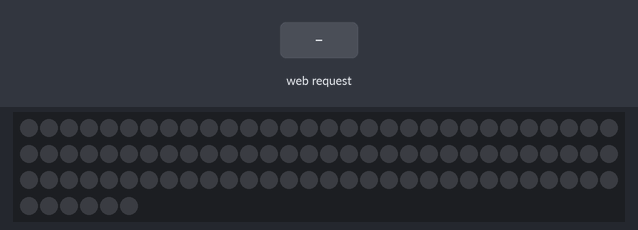
This sketch was run on a simulated ESP32. On the bench: 96 RGB LEDs in strip order, left to right, continuing on the next row. The test bench sets the inputs (shaded band). Dim RGB values are drawn brighter than linear; WiFi joins after 1.5 s; servers stay silent unless stated; what the sketch prints to the serial monitor is not drawn.

Above: at 2.7 s.
2.8 s: HTTP request GET /update?r=120 received
At 3.1 s:
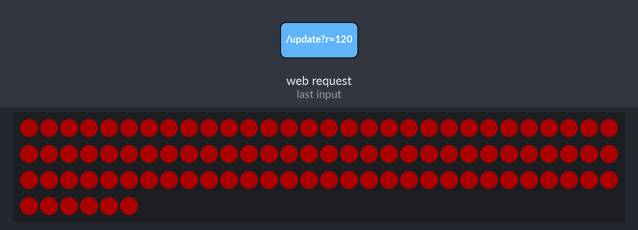
4.3 s: HTTP request GET /update?t=1 received
At 5.4 s:
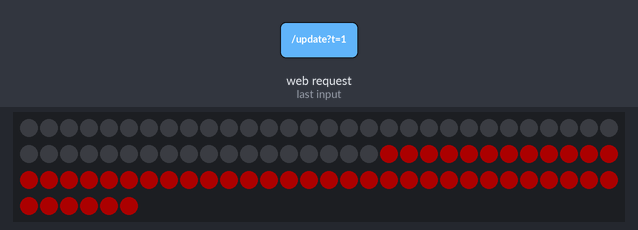
5.8 s: HTTP request GET /update?g=120 received
At 6.6 s:
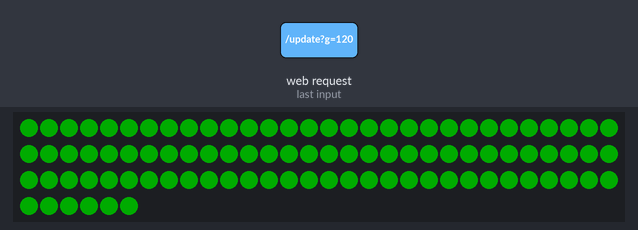
7.3 s: HTTP request GET /update?t=1&r=1&g=1 received
At 7.7 s:
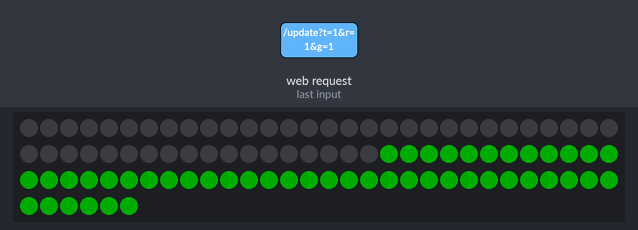
8.8 s: HTTP request GET /update received
At 10.1 s:
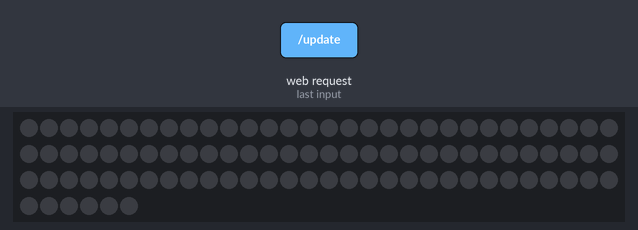
Timing chart, 0 to 11.3 s (numbered marks = the images above; inputs shaded):
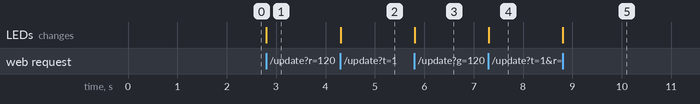

Measured:
- after the input at 2.8 s, the LEDs: change at once (image 1)
- after the input at 4.3 s, the LEDs: change at once (image 2)
- after the input at 5.8 s, the LEDs: change at once (image 3)
- after the input at 7.3 s, the LEDs: change at once (image 4)
- after the input at 8.8 s, the LEDs: change at once (image 5)

The sketch:

1.0.2.ino
```cpp
#include <WiFi.h>
#include <WebServer.h>
#include <FastLED.h>

// ================= 請修改這裡 =================
const char* ssid     = ".1.freewifi";    // 保留雙引號
const char* password = "00000000";    // 保留雙引號
// ===========================================

#define LED_PIN     8       // 腳位
#define NUM_LEDS    96      // 總燈珠數
#define HALF_LEDS   48      // 一半的數量
#define LED_TYPE    WS2812B
#define COLOR_ORDER GRB

CRGB leds[NUM_LEDS];
WebServer server(80);

int brightness = 100;

// 網頁介面 (新增雙截預覽 + 防呆邏輯)
const char index_html[] PROGMEM = R"rawliteral(
<!DOCTYPE HTML><html>
<head>
  <meta name="viewport" content="width=device-width, initial-scale=1, user-scalable=no">
  <meta charset="UTF-8">
  <title>光棍終極控制台</title>
  <style>
    body { font-family: 'Verdana', sans-serif; background-color: #121212; color: white; text-align: center; margin: 0; padding: 15px; user-select: none; }

    /* 雙截燈管預覽區 */
    .stick-container { display: flex; flex-direction: column; align-items: center; margin: 20px 0; gap: 5px; }
    .stick-part {
      width: 60px; height: 80px;
      background: #000;
      border: 3px solid #333;
      display: flex; align-items: center; justify-content: center;
      font-size: 12px; color: #555; font-weight: bold;
      transition: 0.2s;
    }
    #preview-top { border-radius: 15px 15px 0 0; border-bottom: none; }
    #preview-btm { border-radius: 0 0 15px 15px; border-top: none; }

    /* 模式按鈕 */
    .mode-group { display: flex; justify-content: center; gap: 8px; margin-bottom: 20px; }
    .mode-btn { flex: 1; padding: 12px 0; background: #333; border: 2px solid #444; color: #aaa; border-radius: 8px; font-size: 14px; cursor: pointer; }
    .mode-btn.active { border-color: #00e5ff; color: #00e5ff; background: #222; box-shadow: 0 0 10px rgba(0,229,255,0.2); }

    /* 控制面板 */
    .panel { background: #1e1e1e; padding: 15px; border-radius: 15px; margin-bottom: 15px; }

    /* 色盤與Hex */
    .color-row { display: flex; align-items: center; justify-content: space-between; gap: 10px; margin-bottom: 15px; }
    input[type=color] { border: none; width: 60px; height: 40px; border-radius: 5px; background: none; }
    input[type=text] { background: #333; border: 1px solid #555; color: white; padding: 8px; border-radius: 5px; width: 80px; text-align: center; font-family: monospace; }

    /* RGB拉桿 */
    .slider-row { display: flex; align-items: center; gap: 10px; margin: 8px 0; }
    .lbl { width: 15px; font-weight: bold; }
    input[type=range] { flex-grow: 1; height: 6px; border-radius: 3px; outline: none; -webkit-appearance: none; background: #444; }
    input[type=range]::-webkit-slider-thumb { -webkit-appearance: none; width: 20px; height: 20px; border-radius: 50%; background: #fff; box-shadow: 0 2px 5px rgba(0,0,0,0.5); }

    /* 特別色拉桿背景 */
    #r-s { background: linear-gradient(90deg, #333, #ff4444); }
    #g-s { background: linear-gradient(90deg, #333, #44ff44); }
    #b-s { background: linear-gradient(90deg, #333, #4444ff); }

    .btn-off { width: 100%; padding: 15px; background: #222; border: 2px solid #ff4444; color: #ff4444; border-radius: 10px; font-size: 18px; margin-top: 10px; }
  </style>
</head>
<body>

  <div class="stick-container">
    <div id="preview-top" class="stick-part">TOP</div>
    <div id="preview-btm" class="stick-part">BTM</div>
  </div>

  <div class="mode-group">
    <button id="btn-sync" class="mode-btn active" onclick="setMode(0)">同步 SYNC</button>
    <button id="btn-top" class="mode-btn" onclick="setMode(1)">上端 TOP</button>
    <button id="btn-btm" class="mode-btn" onclick="setMode(2)">下端 BTM</button>
  </div>

  <div class="panel">
    <div class="color-row">
      <span>Color Picker</span>
      <input type="text" id="hexInput" value="#000000" onchange="inputHex(this.value)">
      <input type="color" id="picker" value="#000000" oninput="inputPicker(this.value)">
    </div>

    <div class="slider-row"><span class="lbl" style="color:#f44">R</span><input type="range" id="r-s" max="255" value="0" oninput="inputRGB()"></div>
    <div class="slider-row"><span class="lbl" style="color:#4f4">G</span><input type="range" id="g-s" max="255" value="0" oninput="inputRGB()"></div>
    <div class="slider-row"><span class="lbl" style="color:#44f">B</span><input type="range" id="b-s" max="255" value="0" oninput="inputRGB()"></div>
  </div>

  <div class="panel">
    <div class="slider-row">
      <span class="lbl">☀</span>
      <input type="range" id="bri-s" max="255" value="100" oninput="sendBright(this.value)">
    </div>
  </div>

  <button class="btn-off" onclick="turnOff()">關閉 OFF</button>

  <script>
    var targetMode = 0; // 0=Sync, 1=Top, 2=Btm
    var colorA = "#000000";
    var colorB = "#000000";

    function setMode(m) {
      targetMode = m;
      // UI 更新
      document.querySelectorAll('.mode-btn').forEach(b => b.classList.remove('active'));
      if(m===0) document.getElementById('btn-sync').classList.add('active');
      if(m===1) document.getElementById('btn-top').classList.add('active');
      if(m===2) document.getElementById('btn-btm').classList.add('active');

      // 當切換模式時，將控制面板的顏色設為目前該區段的顏色 (UX優化)
      if(m===1) updateUI(colorA);
      else if(m===2) updateUI(colorB);
      // 同步模式就不動，保留最後操作的顏色
    }

    // 核心邏輯：所有顏色輸入最後都彙整到這裡
    function sendColor(hex) {
      var r = parseInt(hex.slice(1, 3), 16);
      var g = parseInt(hex.slice(3, 5), 16);
      var b = parseInt(hex.slice(5, 7), 16);

      // 1. 更新虛擬燈管 (立刻給回饋)
      var top = document.getElementById('preview-top');
      var btm = document.getElementById('preview-btm');

      if (targetMode === 0) { // Sync
        colorA = hex; colorB = hex;
        top.style.backgroundColor = hex; top.style.boxShadow = "0 0 15px " + hex;
        btm.style.backgroundColor = hex; btm.style.boxShadow = "0 0 15px " + hex;
      } else if (targetMode === 1) { // Top Only
        colorA = hex;
        top.style.backgroundColor = hex; top.style.boxShadow = "0 0 15px " + hex;
      } else if (targetMode === 2) { // Btm Only
        colorB = hex;
        btm.style.backgroundColor = hex; btm.style.boxShadow = "0 0 15px " + hex;
      }

      // 2. 發送指令給 ESP32 (這行解決了所有的 bug)
      // 我們把「目標 (target)」跟「顏色」包在一起傳
      fetch("/update?t=" + targetMode + "&r=" + r + "&g=" + g + "&b=" + b);
    }

    // --- 輸入介面連動 ---
    function updateUI(hex) {
      document.getElementById('picker').value = hex;
      document.getElementById('hexInput').value = hex;
      var rgb = hexToRgb(hex);
      document.getElementById('r-s').value = rgb.r;
      document.getElementById('g-s').value = rgb.g;
      document.getElementById('b-s').value = rgb.b;
    }

    function inputPicker(hex) {
      updateUI(hex);
      sendColor(hex);
    }

    function inputHex(hex) {
      if(!hex.startsWith('#')) hex = '#' + hex;
      if(hex.length === 7) {
        updateUI(hex);
        sendColor(hex);
      }
    }

    function inputRGB() {
      var r = parseInt(document.getElementById('r-s').value);
      var g = parseInt(document.getElementById('g-s').value);
      var b = parseInt(document.getElementById('b-s').value);
      var hex = "#" + ((1 << 24) + (r << 16) + (g << 8) + b).toString(16).slice(1);

      document.getElementById('picker').value = hex;
      document.getElementById('hexInput').value = hex;
      sendColor(hex);
    }

    function sendBright(val) { fetch("/bright?val=" + val); }
    function turnOff() {
      fetch("/off");
      updateUI("#000000");
      sendColor("#000000");
    }

    function hexToRgb(hex) {
      var res = /^#?([a-f\d]{2})([a-f\d]{2})([a-f\d]{2})$/i.exec(hex);
      return res ? { r: parseInt(res[1], 16), g: parseInt(res[2], 16), b: parseInt(res[3], 16) } : {r:0,g:0,b:0};
    }
  </script>
</body>
</html>
)rawliteral";

void setup() {
  Serial.begin(115200);
  FastLED.addLeds<LED_TYPE, LED_PIN, COLOR_ORDER>(leds, NUM_LEDS);
  FastLED.setBrightness(brightness);
  fill_solid(leds, NUM_LEDS, CRGB::Black);
  FastLED.show();

  WiFi.begin(ssid, password);
  while (WiFi.status() != WL_CONNECTED) delay(500);
  Serial.print("IP: http://"); Serial.println(WiFi.localIP());

  server.on("/", []() { server.send(200, "text/html", index_html); });

  // 統一的更新接口 (Stateless)
  server.on("/update", []() {
    int target = server.arg("t").toInt(); // 0=Sync, 1=Top, 2=Btm
    int r = server.arg("r").toInt();
    int g = server.arg("g").toInt();
    int b = server.arg("b").toInt();
    CRGB color = CRGB(r, g, b);

    if (target == 0) {       // Sync: 全部改
      fill_solid(leds, NUM_LEDS, color);
    } else if (target == 1) { // Top: 改前48顆
      fill_solid(leds, HALF_LEDS, color);
    } else if (target == 2) { // Btm: 改後48顆
      fill_solid(leds + HALF_LEDS, HALF_LEDS, color);
    }

    FastLED.show();
    server.send(200, "text/plain", "OK");
  });

  server.on("/bright", []() {
    brightness = server.arg("val").toInt();
    FastLED.setBrightness(brightness);
    FastLED.show();
    server.send(200, "text/plain", "OK");
  });

  server.on("/off", []() {
    fill_solid(leds, NUM_LEDS, CRGB::Black);
    FastLED.show();
    server.send(200, "text/plain", "OK");
  });

  server.begin();
}

void loop() {
  server.handleClient();
}
```
